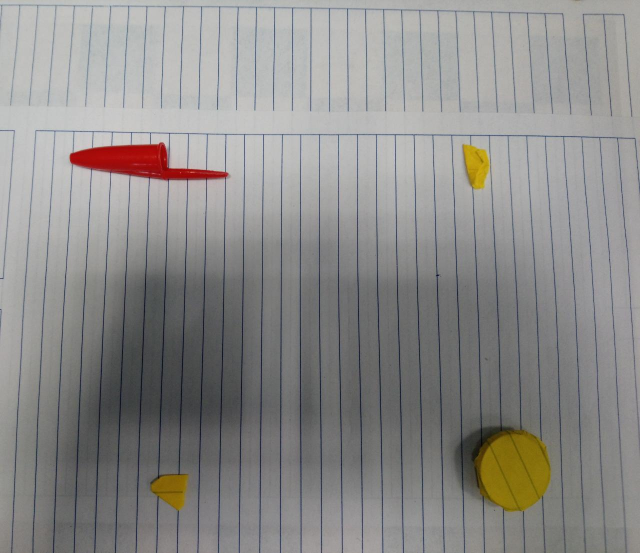
#> input picture img.jpeg, 1280 x 1105 px, given in place of the camera (shown at 1/2 size)
$ python color_tracking.py
#> lines starting #> are read from the running program, lines starting #| are printed output that depends on the picture; after the words box and inside, x2 and y2 are one past the last pixel; in counts of white or black regions, pixels touching at a corner belong together
import cv2
import numpy as np

#Detectar rangos de colores
greenLowerBound = np.array([33, 80, 40])
greenUpperBound = np.array([102, 255, 255])
orangeLowerBound = np.array([18, 40, 90])
orangeUpperBound = np.array([27, 255, 255])
yellowLowerBound = np.array([20, 100, 100])
yellowUpperBound = np.array([30, 255, 255])
redLowerBound = np.array([0, 100, 100])
redUpperBound = np.array([10, 255, 255])

#Iniciar la captura de video
cam = cv2.VideoCapture(0, cv2.CAP_DSHOW)
kernelOpen = np.ones((5, 5))
kernelClose = np.ones((20, 20))

font = cv2.FONT_HERSHEY_SIMPLEX

while True:
    ret, img = cam.read()
#> img is the input picture: shape (1105, 1280, 3); mean B, G, R 137.8, 139.5, 140.7
    img = cv2.resize(img, (340, 220))
#> img: shape (220, 340, 3)

    #  BGR a HSV
    imgHSV = cv2.cvtColor(img, cv2.COLOR_BGR2HSV)
#> imgHSV: shape (220, 340, 3); mean H, S, V 57.1, 14.4, 142.9
    # crear la máscara
    #mask = cv2.inRange(imgHSV, redLowerBound, redUpperBound)
    greenmask = cv2.inRange(imgHSV, greenLowerBound, greenUpperBound)
#> greenmask: shape (220, 340); every value is 0
    yellowmask = cv2.inRange(imgHSV, yellowLowerBound, yellowUpperBound)
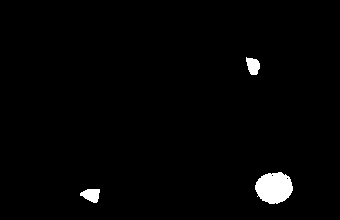
#> yellowmask: shape (220, 340); 1.7% white; 3 white regions, box (x1, y1, x2, y2) and area: (255, 172, 293, 204) 924, (80, 189, 100, 203) 197, (246, 57, 260, 75) 182
    redmask = cv2.inRange(imgHSV, redLowerBound, redUpperBound)
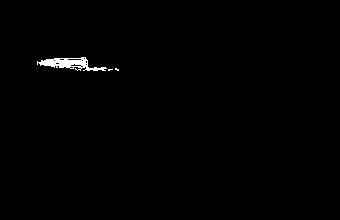
#> redmask: shape (220, 340); 0.64% white; 3 white regions (2 under 20 px), largest, box (x1, y1, x2, y2) and area: (37, 57, 107, 71) 460

    # morfología
    # amarillo
    yellowmaskOpen = cv2.morphologyEx(yellowmask, cv2.MORPH_OPEN, kernelOpen)
#> yellowmaskOpen: shape (220, 340); 1.7% white; 3 white regions, box (x1, y1, x2, y2) and area: (255, 173, 293, 204) 904, (83, 189, 99, 202) 178, (247, 58, 260, 75) 177
    yellowmaskClose = cv2.morphologyEx(yellowmaskOpen, cv2.MORPH_CLOSE, kernelClose)
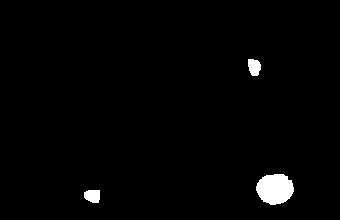
#> yellowmaskClose: shape (220, 340); 1.7% white; 3 white regions
    yellowmaskFinal = yellowmaskClose
    yellowconts, hy = cv2.findContours(yellowmaskFinal.copy(), cv2.RETR_EXTERNAL, cv2.CHAIN_APPROX_NONE)
#> yellowconts = 3 contours; box (x1, y1, x2, y2) and area: (256, 174, 294, 205) 854, (84, 190, 100, 203) 154, (248, 59, 261, 76) 154; hy = [[1, -1, -1, -1], [2, 0, -1, -1], [-1, 1, -1, -1]]
    cv2.drawContours(img, yellowconts, -1, (255, 0, 0), 3)
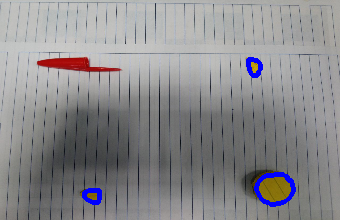
#> img: shape (220, 340, 3); mean B, G, R 140.2, 137.9, 138.9
    # rojo
    redmaskOpen = cv2.morphologyEx(redmask, cv2.MORPH_OPEN, kernelOpen)
#> redmaskOpen: shape (220, 340); 0.34% white; 2 white regions, box (x1, y1, x2, y2) and area: (44, 58, 74, 68) 202, (75, 60, 86, 66) 56
    redmaskClose = cv2.morphologyEx(redmaskOpen, cv2.MORPH_CLOSE, kernelClose)
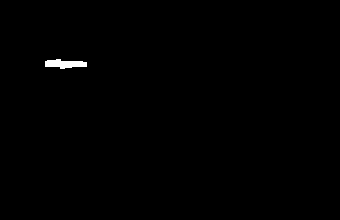
#> redmaskClose: shape (220, 340); 0.38% white; 1 white region
    redmaskFinal = redmaskClose
    redconts, hr = cv2.findContours(redmaskFinal.copy(), cv2.RETR_EXTERNAL, cv2.CHAIN_APPROX_NONE)
#> redconts = 1 contour; box (x1, y1, x2, y2) and area: (45, 59, 87, 69) 236; hr = [[-1, -1, -1, -1]]
    cv2.drawContours(img, redconts, -1, (255, 0, 0), 3)
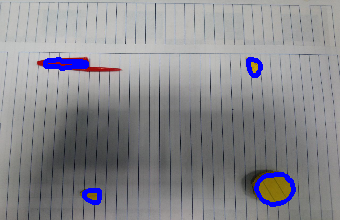
#> img: shape (220, 340, 3); 0.6% of pixels changed, all inside (x1, y1, x2, y2) = (43, 57, 89, 71)
    # verde
    greenmaskOpen = cv2.morphologyEx(greenmask, cv2.MORPH_OPEN, kernelOpen)
    greenmaskClose = cv2.morphologyEx(greenmaskOpen, cv2.MORPH_CLOSE, kernelClose)
    greenmaskFinal = greenmaskClose
    greenconts, hg = cv2.findContours(greenmaskFinal.copy(), cv2.RETR_EXTERNAL, cv2.CHAIN_APPROX_NONE)
#> greenconts = []; hg = None
    cv2.drawContours(img, greenconts, -1, (255, 0, 0), 3)

    for i in range(len(yellowconts)):
        x, y, w, h = cv2.boundingRect(yellowconts[i])
        cv2.rectangle(img, (x, y), (x + w, y + h), (0, 0, 255), 2)
        cv2.putText(img, str(i + 1), (x, y + h), font, 4,(0, 255, 255),2,cv2.LINE_AA)
#> this loop made 3 passes
#> (x, y, w, h) on passes 1 to 3: (84, 190, 16, 13), (256, 174, 38, 31), (248, 59, 13, 17)
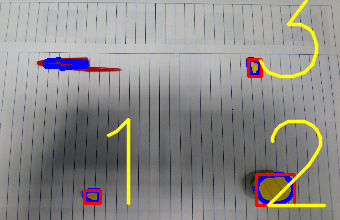
#> img: shape (220, 340, 3); 3.81% of pixels changed, all inside (x1, y1, x2, y2) = (83, 0, 327, 208)

    cv2.imshow("yellow", yellowmaskFinal)
    cv2.imshow("green", greenmaskFinal)
    cv2.imshow("red", redmaskFinal)
    cv2.imshow("cam", img)
    cv2.waitKey(10)
